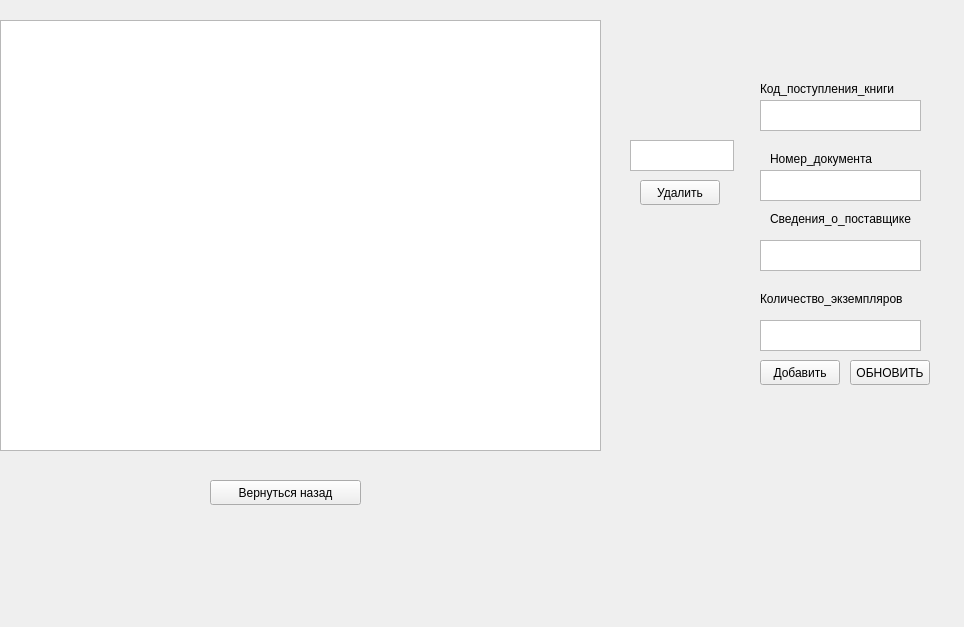
<?xml version="1.0" encoding="UTF-8"?>
<ui version="4.0">
 <class>Dialog2</class>
 <widget class="QWidget" name="Dialog2">
  <property name="geometry">
   <rect>
    <x>0</x>
    <y>0</y>
    <width>964</width>
    <height>627</height>
   </rect>
  </property>
  <property name="windowTitle">
   <string>Form</string>
  </property>
  <widget class="QTableView" name="TableDialog2">
   <property name="geometry">
    <rect>
     <x>0</x>
     <y>20</y>
     <width>601</width>
     <height>431</height>
    </rect>
   </property>
  </widget>
  <widget class="QPushButton" name="addData">
   <property name="geometry">
    <rect>
     <x>760</x>
     <y>360</y>
     <width>80</width>
     <height>25</height>
    </rect>
   </property>
   <property name="text">
    <string>Добавить</string>
   </property>
  </widget>
  <widget class="QPushButton" name="deleteBtn">
   <property name="geometry">
    <rect>
     <x>640</x>
     <y>180</y>
     <width>80</width>
     <height>25</height>
    </rect>
   </property>
   <property name="text">
    <string>Удалить</string>
   </property>
  </widget>
  <widget class="QPushButton" name="updatePostBtn">
   <property name="geometry">
    <rect>
     <x>850</x>
     <y>360</y>
     <width>80</width>
     <height>25</height>
    </rect>
   </property>
   <property name="text">
    <string>ОБНОВИТЬ</string>
   </property>
  </widget>
  <widget class="QTextEdit" name="textEdit">
   <property name="geometry">
    <rect>
     <x>760</x>
     <y>100</y>
     <width>161</width>
     <height>31</height>
    </rect>
   </property>
  </widget>
  <widget class="QTextEdit" name="textEdit_2">
   <property name="geometry">
    <rect>
     <x>760</x>
     <y>170</y>
     <width>161</width>
     <height>31</height>
    </rect>
   </property>
  </widget>
  <widget class="QTextEdit" name="textEdit_3">
   <property name="geometry">
    <rect>
     <x>760</x>
     <y>240</y>
     <width>161</width>
     <height>31</height>
    </rect>
   </property>
  </widget>
  <widget class="QTextEdit" name="textEdit_4">
   <property name="geometry">
    <rect>
     <x>760</x>
     <y>320</y>
     <width>161</width>
     <height>31</height>
    </rect>
   </property>
  </widget>
  <widget class="QTextEdit" name="textEdit_5">
   <property name="geometry">
    <rect>
     <x>630</x>
     <y>140</y>
     <width>104</width>
     <height>31</height>
    </rect>
   </property>
  </widget>
  <widget class="QLabel" name="label">
   <property name="geometry">
    <rect>
     <x>760</x>
     <y>80</y>
     <width>161</width>
     <height>17</height>
    </rect>
   </property>
   <property name="text">
    <string>Код_поступления_книги</string>
   </property>
  </widget>
  <widget class="QLabel" name="label_2">
   <property name="geometry">
    <rect>
     <x>770</x>
     <y>150</y>
     <width>161</width>
     <height>17</height>
    </rect>
   </property>
   <property name="text">
    <string>Номер_документа</string>
   </property>
  </widget>
  <widget class="QLabel" name="label_3">
   <property name="geometry">
    <rect>
     <x>770</x>
     <y>210</y>
     <width>161</width>
     <height>17</height>
    </rect>
   </property>
   <property name="text">
    <string>Сведения_о_поставщике</string>
   </property>
  </widget>
  <widget class="QLabel" name="label_4">
   <property name="geometry">
    <rect>
     <x>760</x>
     <y>290</y>
     <width>161</width>
     <height>17</height>
    </rect>
   </property>
   <property name="text">
    <string>Количество_экземпляров</string>
   </property>
  </widget>
  <widget class="QPushButton" name="gobackBtn">
   <property name="geometry">
    <rect>
     <x>210</x>
     <y>480</y>
     <width>151</width>
     <height>25</height>
    </rect>
   </property>
   <property name="text">
    <string>Вернуться назад</string>
   </property>
  </widget>
 </widget>
 <resources/>
 <connections/>
</ui>
